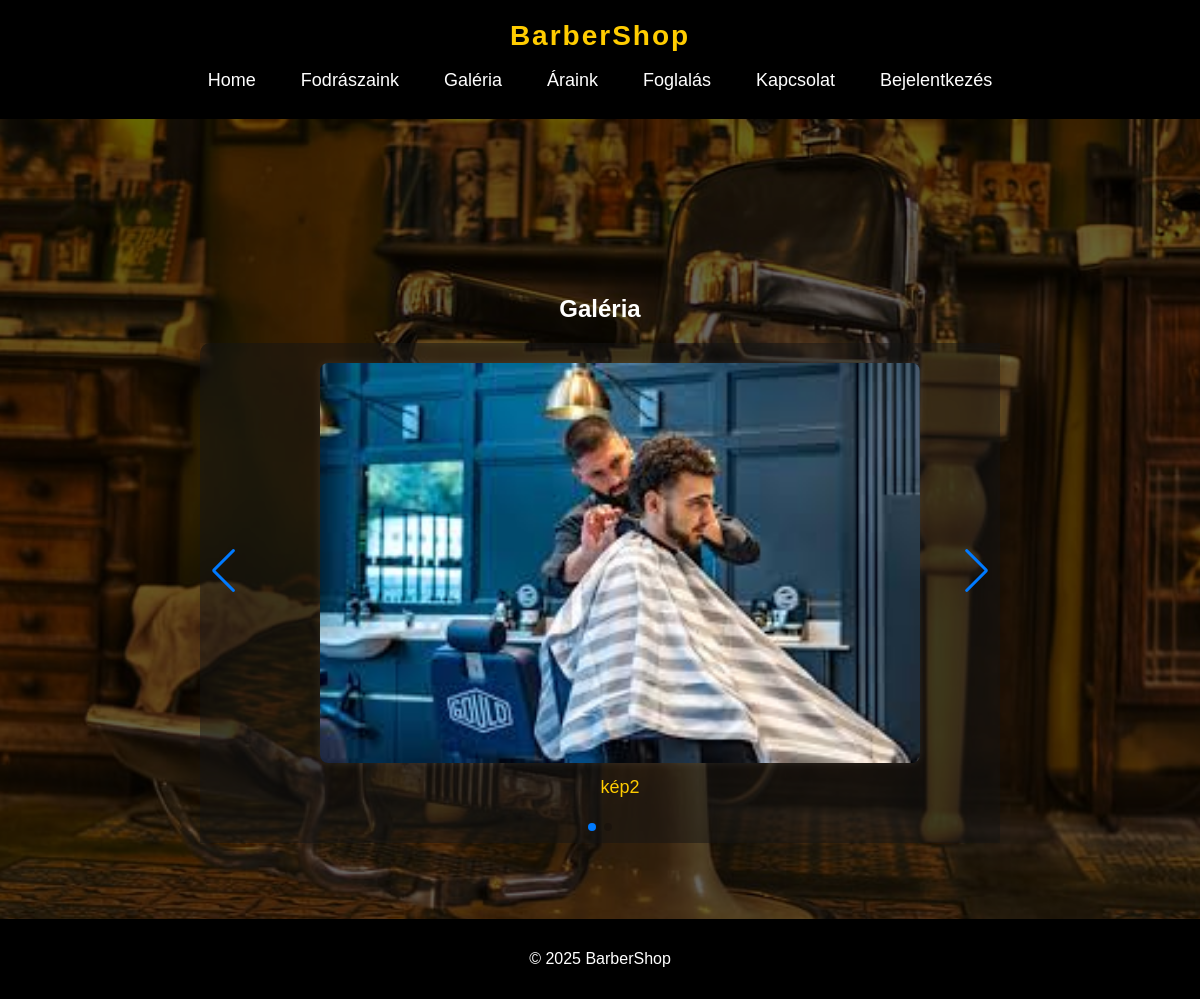
The app's page /bookings/gallery/, older data.
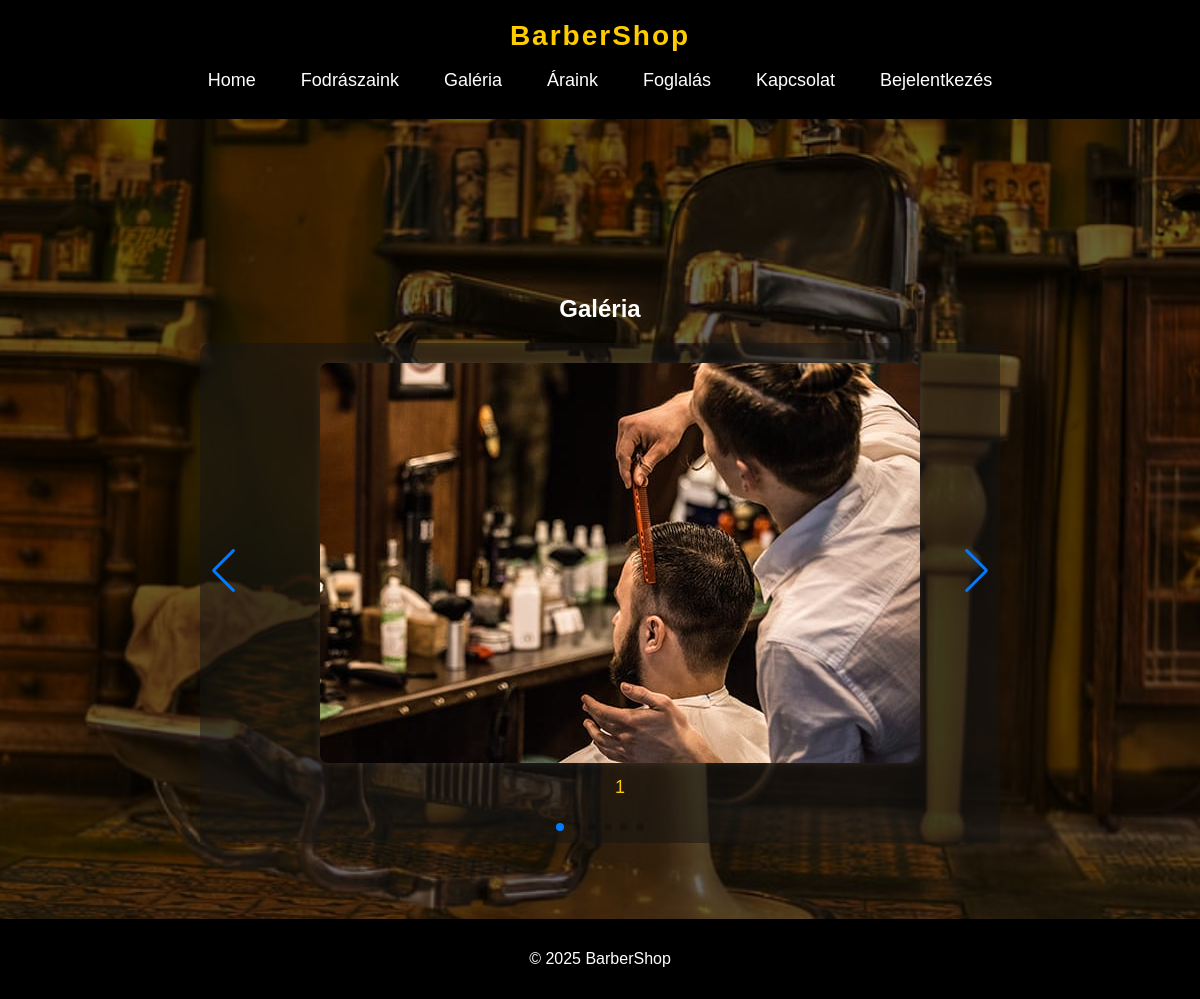
The same page, newer data.
### bookings/models.py (models this page shows, shortened)
class GalleryImage(models.Model):
    image = models.ImageField(upload_to="gallery/")
    description = models.CharField(max_length=255, blank=True)
    uploaded_at = models.DateTimeField(auto_now_add=True)

### bookings/views.py (the view)
# urls.py: path("gallery/", gallery, name="gallery"),
def gallery(request):
    images = GalleryImage.objects.all()
    return render(request, "bookings/gallery.html", {"images": images})

### bookings/templates/bookings/gallery.html (shortened to what this page needs)
{% extends "base.html" %}
{% block content %}
  <h2>Galéria</h2>
  <div class="gallery-container">
    <div class="swiper mySwiper">
      <div class="swiper-wrapper">
        {% for image in images %}
          <div class="swiper-slide">
            <img src="{{ image.image.url }}" alt="{{ image.description }}">
            <p>{{ image.description }}</p>
          </div>
        {% endfor %}
      </div>
      <div class="swiper-button-next"></div>
      <div class="swiper-button-prev"></div>
      <div class="swiper-pagination"></div>
    </div>
  </div>
  <link rel="stylesheet" href="https://cdn.jsdelivr.net/npm/swiper@11/swiper-bundle.min.css">
{% endblock %}

Row changes from the older to the newer data that the page shows:
removed GalleryImage: image (picture), description "kép2"
added GalleryImage: image (picture), description "1"
